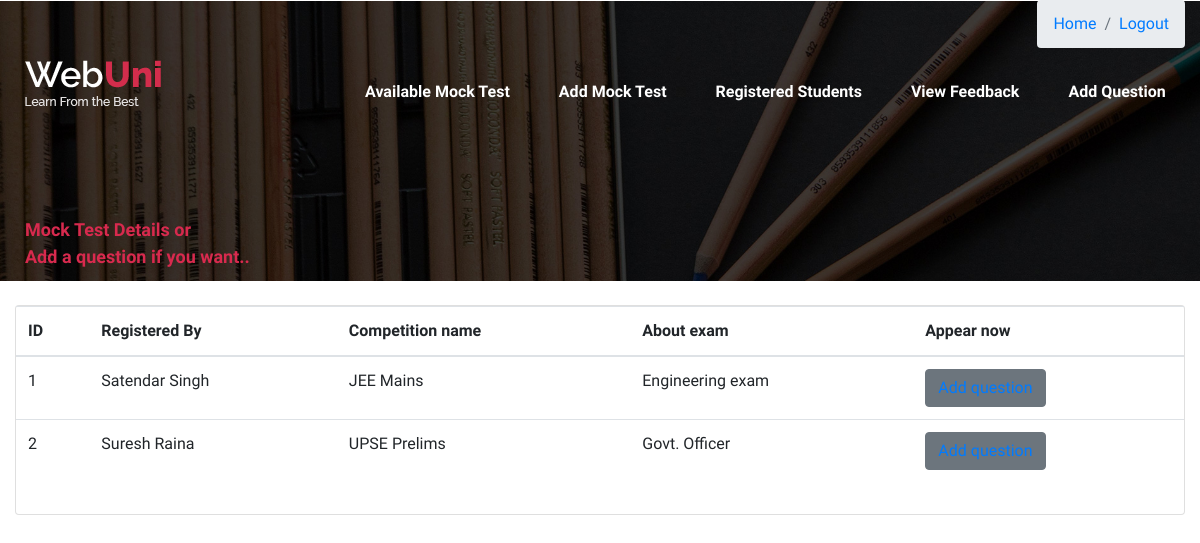
Screenshot of /mock_test_list (signed in) with the database file from the repository.
### quiz_center/models.py (models this page shows)
class CompetitionType(models.Model):
    id=models.AutoField(primary_key=True)
    staff_id=models.ForeignKey(CustomUser,on_delete=models.CASCADE,default="")
    competition_name=models.CharField(max_length=255,default="")
    about=models.TextField(default="")
    created_at=models.DateTimeField(auto_now_add=True)
    updated_at=models.DateTimeField(auto_now_add=True)
    objects=models.Manager()

class CustomUser(AbstractUser):
    user_type_data=((1,"Admin"),(2,"Participants"),(3,"Staffs"))
    user_type=models.CharField(default=1,choices=user_type_data,max_length=10)

### quiz_center/Staffviews.py (the view)
# urls.py: path('mock_test_list', Staffviews.mock_test_list, name="mock_test_list"),
def mock_test_list(request):
    tests=CompetitionType.objects.all()
    print(request.user.user_type)
    if request.user.user_type == "2":
        messages.info(request, "You are a participant you can appear in test if you want!")
    elif request.user.user_type == "3":
        messages.warning(request, 'Seems you are a Staff you can not visit test page.')
    else:
        messages.error(request, 'Seems you are Admin you can not visit test page.')
    return render(request, "Staff_templates/mock_test_list.html", {"tests": tests})

### quiz_center/templates/Staff_templates/mock_test_list.html (shortened to what this page needs)
{% load static %}
<!DOCTYPE html>
<html lang="en">
<head>
	<link rel="stylesheet" href='{% static "css/bootstrap.min.css" %}'/>
	<link rel="stylesheet" href='{% static "css/font-awesome.min.css" %}'/>
	<link rel="stylesheet" href='{% static "css/owl.carousel.css" %}'/>
	<link rel="stylesheet" href='{% static "css/style.css" %}'/>
</head>
<body>
	<header class="header-section">
		<div class="container">
			<div class="row">
				<div class="col-lg-3 col-md-3">
					<div class="site-logo">
						<img src='{% static "img/logo.png" %}' alt="">
					</div>
				</div>
				<div class="col-lg-9 col-md-9">
					<nav class="main-menu">
						<ul>
							<li><a href="/mock_test_list">Available Mock Test</a></li>
                            <li><a href="/add_competition">Add Mock Test</a></li>
							<li><a href="/manage_participant">Registered Students</a></li>
							<li><a href="/view_feedback">View Feedback</a></li>
							<li><a href="/add_question">Add Question</a></li>
						</ul>
					</nav>
				</div>
			</div>
		</div>
	</header>
<div class="col-lg-12">
				<ol class="breadcrumb float-sm-right">
					<li class="breadcrumb-item"><a href="/staff_page">Home</a></li>
					<li class="breadcrumb-item active"><a href="/logout_page">Logout</a> </li>
				</ol>
	</div>
	<div class="page-info-section set-bg" data-setbg='{% static "img/page-bg/4.jpg" %}' style="height:280px;">
		<div class="container">
			<div class="site-breadcrumb">
				<span>Mock Test Details or<br> Add a question if you want..</span>
			</div>
		</div>
	</div>
    <br>
	<section class="content">
      <div class="container-fluid">
        <div class="row">
          <div class="col-12">
            <div class="card">
				<div class="form-group">
					<div class="card-body table-responsive p-0">
                	<table class="table table-hover text-nowrap">
                  	<thead>
                    <tr>
                      <th>ID</th>
                      <th>Registered By</th>
                      <th>Competition name</th>
                      <th>About exam</th>
					  <th>Appear now</th>
                    </tr>
                  </thead>
                  <tbody>
                    {% for test in tests %}
                  <tr>
                    <td>{{ test.id }}</td>
                    <td>{{ test.staff_id.first_name }}  {{ test.staff_id.last_name }}</td>
                    <td>{{ test.competition_name }}</td>
                    <td>{{ test.about }}</td>
					<td>
					<button type="submit" class="btn btn-secondary">
						<a href="/add_question" >Add question</a>
					</button>
					</td>
				  </tr>
                  {% endfor %}
                  </tbody>
                </table>
              </div>
				</div>
            </div>
          </div>
        </div>
      </div>
    </section>
</body>
</html>

### quiz_center/static/css/style.css (style rules this page uses)
html, body { height: 100%; font-family: 'Raleway', sans-serif; -webkit-font-smoothing: antialiased; font-smoothing: antialiased; }
img { max-width: 100%; }
::placeholder { font-style: italic; }
ul, ol { padding: 0; margin: 0; }
.set-bg { background-repeat: no-repeat; background-size: cover; background-position: top center; }
.header-section { position: absolute; width: 100%; top: 0; left: 0; padding-top: 60px; }
.site-logo { display: inline-block; }
.main-menu ul { list-style: none; }
.main-menu ul li { display: inline; }
.main-menu ul li a { display: inline-block; font-size: 16px; color: #fff; margin-left: 45px; font-weight: 600; padding: 20px 0 5px; }
.page-info-section { height: 443px; }
.site-breadcrumb { padding-top: 215px; }
.site-breadcrumb a, .site-breadcrumb span { display: inline-block; margin-right: 10px; padding-right: 10px; font-weight: 600; font-size: 18px; }
.site-breadcrumb span { color: #d82a4e; }
@media (min-width: 1200px) { .container { max-width: 1180px; } }

### rows the page displays
CompetitionType: id "1", staff_id.first_name "Satendar", staff_id.last_name "Singh", competition_name "JEE Mains", about "Engineering exam"
CompetitionType: id "2", staff_id.first_name "Suresh", staff_id.last_name "Raina", competition_name "UPSE Prelims", about "Govt. Officer"
